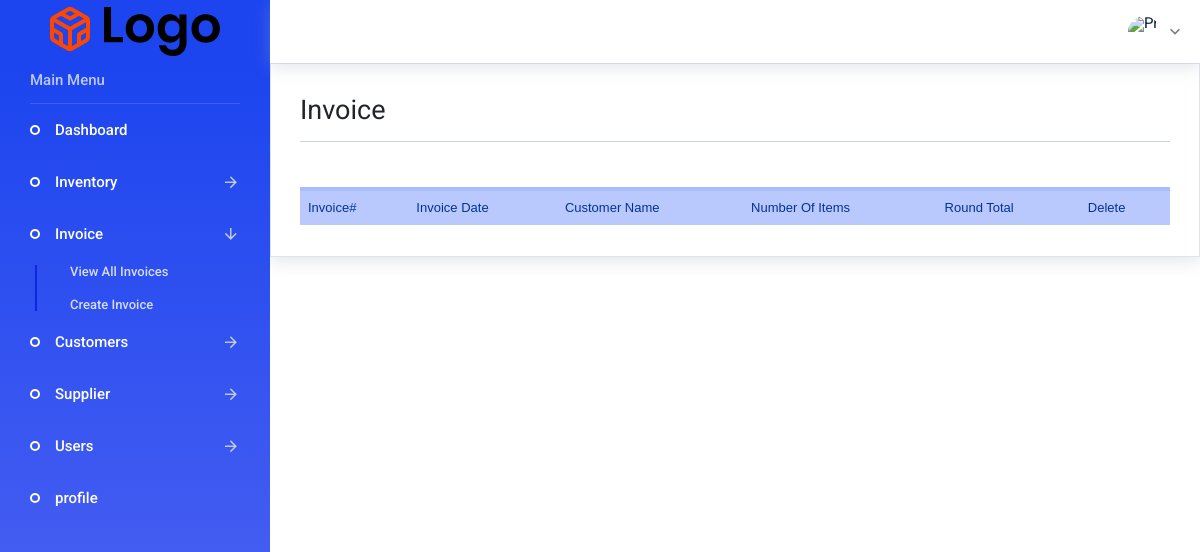
/admin/reports.php?action=success, run on an earlier commit of the app's database.
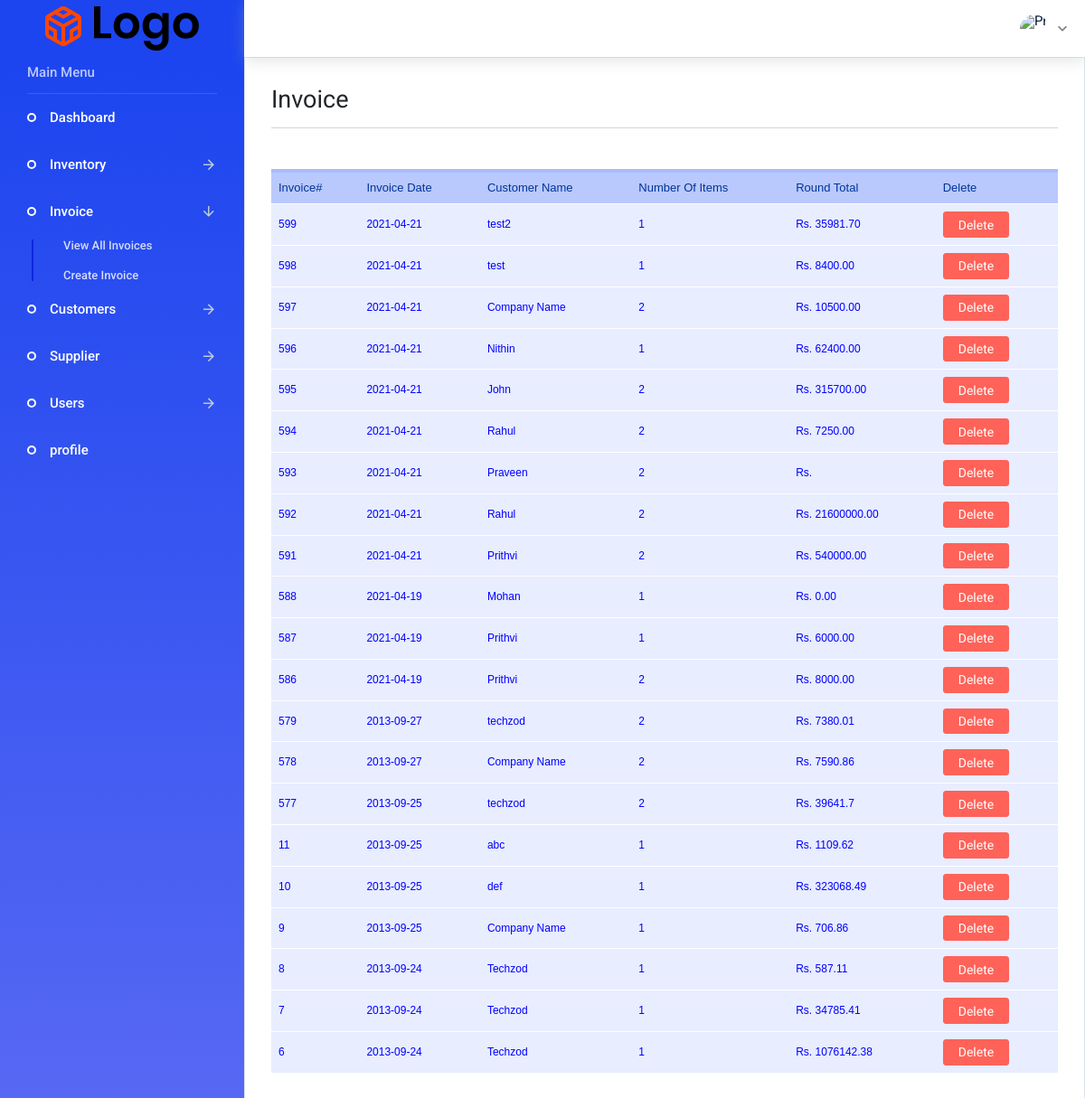
And on a later commit of the database.
### tables this page shows
CREATE TABLE `register` (
  `invnum` int(11) NOT NULL,
  `custname` text NOT NULL,
  `invdate` date NOT NULL,
  `numofprod` int(11) NOT NULL,
  `item` varchar(40) NOT NULL,
  `descr` varchar(40) NOT NULL,
  `qty` varchar(40) NOT NULL,
  `cost` varchar(40) NOT NULL,
  `vat` varchar(40) NOT NULL,
  `discount` varchar(40) NOT NULL,
  `price` varchar(40) NOT NULL,
  `subtotal` varchar(40) NOT NULL,
  `tax` varchar(40) NOT NULL,
  `total` varchar(40) NOT NULL,
  `due` varchar(40) DEFAULT NULL,
  `rbdf` varchar(40) DEFAULT NULL
);

### admin/reports.php (the view, shortened to what this page needs)
<?php include "includes/admin_header.php"; ?>
<div class="main-panel">
<div class="card">
<div class="card-body">
    <h3 class="page-header">
        Invoice
    </h3>
    <table id="box-table-a" summary="Employee Pay Sheet" align="center">
        <thead>
            <tr>
                <th scope="col">Invoice#</th>
                <th scope="col">Invoice Date</th>
                <th scope="col">Customer Name</th>
                <th scope="col">Number Of Items</th>
                <th scope="col">Round Total</th>
                <th scope="col">Delete</th>
            </tr>
        </thead>
        <tbody>
        <?php
             $query="SELECT * FROM register ORDER BY invnum DESC";
             $select_invoice=mysqli_query($connection,$query);
             while($row=mysqli_fetch_assoc($select_invoice)){
       ?>
                <tr>
                <td><a href="viewbill.php?inv=<?php echo $row['invnum'];?>"><?php echo $row['invnum'];?></a></td>
                <td><a href="viewbill.php?inv=<?php echo $row['invnum'];?>"><?php echo $row['invdate'];?></a></td>
                <td><a href="viewbill.php?inv=<?php echo $row['invnum'];?>"><?php echo $row['custname'];?></a></td>
                <td><a href="viewbill.php?inv=<?php echo $row['invnum'];?>"><?php echo $row['numofprod'];?></a></td>
                <td><a href="viewbill.php?inv=<?php echo $row['invnum'];?>">Rs. <?php echo $row['rbdf'];?></a></td>
                <td><input type="button" class="btn btn-danger" value="Delete" onclick="return funcdelete('<?php echo $row['invnum'];?>','<?php echo $row['custname'];?>')"/></td>
            </tr>
            <?php     } ?>
        </tbody>
    </table>
               <link href="./css/styles.css" rel="stylesheet">
</div>
    </div>
</div>
<?php include "includes/admin_footer.php"; ?>

### admin/includes/admin_header.php (shortened to what this page needs)
<!DOCTYPE html>
<html lang="en">
<head>
    <link rel="stylesheet" href="assets/vendors/iconfonts/mdi/css/materialdesignicons.min.css">
    <link rel="stylesheet" href="assets/vendors/iconfonts/ionicons/dist/css/ionicons.css">
    <link rel="stylesheet" href="assets/vendors/iconfonts/flag-icon-css/css/flag-icon.min.css">
    <link rel="stylesheet" href="assets/vendors/css/vendor.bundle.base.css">
    <link rel="stylesheet" href="assets/vendors/css/vendor.bundle.addons.css">
    <link rel="stylesheet" href="assets/css/shared/style.css">
    <link rel="stylesheet" href="assets/css/demo_1/style.css">
</head>
<body>
    <div class="container-scroller">
        <nav class="navbar default-layout col-lg-12 col-12 p-0 fixed-top d-flex flex-row">
        <div class="text-center navbar-brand-wrapper d-flex align-items-top justify-content-center">
          <a class="navbar-brand brand-logo" href="index.php">
            <img src="assets/images/logo.svg" alt="logo" /> </a>
        </div>
        <div class="navbar-menu-wrapper d-flex align-items-center">
          <ul class="navbar-nav ml-auto">
            <li class="nav-item dropdown d-none d-xl-inline-block user-dropdown">
              <a class="nav-link dropdown-toggle" id="UserDropdown" href="#" data-toggle="dropdown" aria-expanded="false">
                <img class="img-xs rounded-circle" src="../images/<?php echo $_SESSION['image'] ?>" alt="Profile image"> </a>
            </li>
          </ul>
        </div>
        </nav>
    <div class="container-fluid page-body-wrapper">
        <nav class="sidebar sidebar-offcanvas" id="sidebar">
          <ul class="nav">
              <li class="nav-item nav-category">Main Menu</li>
            <li class="nav-item">
              <a class="nav-link" href="index.php">
                <span class="menu-title">Dashboard</span>
              </a>
            </li>
            <li class="nav-item">
              <a class="nav-link" data-toggle="collapse" href="#ui-basic" aria-expanded="false" aria-controls="ui-basic">
                <span class="menu-title">Inventory</span>
                <i class="menu-arrow"></i>
              </a>
            </li>
            <li class="nav-item">
              <a class="nav-link" data-toggle="collapse" href="#auth1" aria-expanded="false" aria-controls="auth1">
                <span class="menu-title">Invoice</span>
                <i class="menu-arrow"></i>
              </a>
              <div class="collapse" id="auth1">
                <ul class="nav flex-column sub-menu">
                  <li class="nav-item">
                    <a class="nav-link" href="reports.php">View All Invoices</a>
                  </li>
                  <li class="nav-item">
                    <a class="nav-link" href="invoice.php">Create Invoice</a>
                  </li>
                </ul>
              </div>
            </li>
            <li class="nav-item">
              <a class="nav-link" data-toggle="collapse" href="#auth2" aria-expanded="false" aria-controls="auth2">
                <span class="menu-title">Customers</span>
                <i class="menu-arrow"></i>
              </a>
            </li>
            <li class="nav-item">
              <a class="nav-link" data-toggle="collapse" href="#auth3" aria-expanded="false" aria-controls="auth3">
                <span class="menu-title">Supplier</span>
                <i class="menu-arrow"></i>
              </a>
            </li>
            <li class="nav-item">
              <a class="nav-link" data-toggle="collapse" href="#auth4" aria-expanded="false" aria-controls="auth4">
                <span class="menu-title">Users</span>
                <i class="menu-arrow"></i>
              </a>
            </li>
            <li class="nav-item">
              <a class="nav-link" href="./profile.php">
                <span class="menu-title">profile</span>
              </a>
            </li>
          </ul>
        </nav>

### admin/includes/admin_footer.php (shortened to what this page needs)
</body>
</html>

### admin/style.css (style rules this page uses)
body { line-height: 1.6em; font: 14px/1.4 Arial, Helvetica, sans-serif; }
a { color: blue; text-decoration:none }
#box-table-a { font-family: "Lucida Sans Unicode", "Lucida Grande", Sans-Serif; font-size: 12px; margin-top: 45px; width: 100%; text-align: left; border-collapse: collapse; }
#box-table-a th { font-size: 13px; font-weight: normal; padding: 8px; background: #b9c9fe; border-top: 4px solid #aabcfe; border-bottom: 1px solid #fff; color: #039; }
#box-table-a td { padding: 8px; background: #e8edff; border-bottom: 1px solid #fff; color: #669; border-top: 1px solid transparent; }

What changed in the data, as far as the page shows it:
added register: invnum "599", invdate "2021-04-21", custname "test2", numofprod "1", rbdf "35981.70"
added register: invnum "598", invdate "2021-04-21", custname "test", numofprod "1", rbdf "8400.00"
added register: invnum "597", invdate "2021-04-21", custname "Company Name", numofprod "2", rbdf "10500.00"
added register: invnum "596", invdate "2021-04-21", custname "Nithin", numofprod "1", rbdf "62400.00"
added register: invnum "595", invdate "2021-04-21", custname "John", numofprod "2", rbdf "315700.00"
added register: invnum "594", invdate "2021-04-21", custname "Rahul", numofprod "2", rbdf "7250.00"
added register: invnum "593", invdate "2021-04-21", custname "Praveen", numofprod "2"
added register: invnum "592", invdate "2021-04-21", custname "Rahul", numofprod "2", rbdf "21600000.00"
added register: invnum "591", invdate "2021-04-21", custname "Prithvi", numofprod "2", rbdf "540000.00"
added register: invnum "588", invdate "2021-04-19", custname "Mohan", numofprod "1", rbdf "0.00"
added register: invnum "587", invdate "2021-04-19", custname "Prithvi", numofprod "1", rbdf "6000.00"
added register: invnum "586", invdate "2021-04-19", custname "Prithvi", numofprod "2", rbdf "8000.00"
added register: invnum "579", invdate "2013-09-27", custname "techzod", numofprod "2", rbdf "7380.01"
added register: invnum "578", invdate "2013-09-27", custname "Company Name", numofprod "2", rbdf "7590.86"
added register: invnum "577", invdate "2013-09-25", custname "techzod", numofprod "2", rbdf "39641.7"
added register: invnum "11", invdate "2013-09-25", custname "abc", numofprod "1", rbdf "1109.62"
added register: invnum "10", invdate "2013-09-25", custname "def", numofprod "1", rbdf "323068.49"
added register: invnum "9", invdate "2013-09-25", custname "Company Name", numofprod "1", rbdf "706.86"
added register: invnum "8", invdate "2013-09-24", custname "Techzod", numofprod "1", rbdf "587.11"
added register: invnum "7", invdate "2013-09-24", custname "Techzod", numofprod "1", rbdf "34785.41"
added register: invnum "6", invdate "2013-09-24", custname "Techzod", numofprod "1", rbdf "1076142.38"
